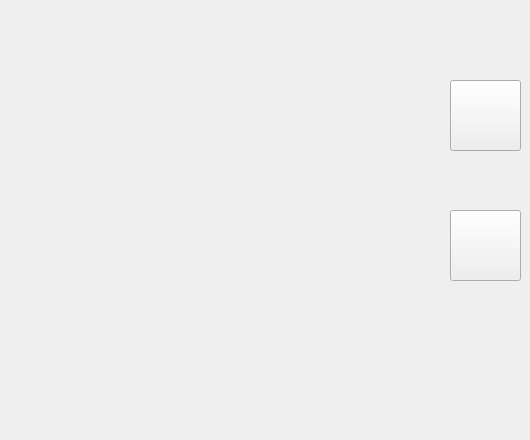
    <widget class="QWidget" name="pageBook">
     <widget class="QLabel" name="labelBook">
      <property name="geometry">
       <rect>
        <x>-9</x>
        <y>-6</y>
        <width>461</width>
        <height>431</height>
       </rect>
      </property>
      <property name="styleSheet">
       <string notr="true">QLabel#labelBook
{
	border-image : url(:/new/image/book_and_quill.png);
	background-color : transparent;
}</string>
      </property>
      <property name="text">
       <string/>
      </property>
     </widget>
     <widget class="QTextBrowser" name="tbBook">
      <property name="geometry">
       <rect>
        <x>60</x>
        <y>30</y>
        <width>321</width>
        <height>351</height>
       </rect>
      </property>
      <property name="styleSheet">
       <string notr="true">QTextBrowser
{
	background-color : transparent;
	border : none;
}</string>
      </property>
      <property name="openExternalLinks">
       <bool>true</bool>
      </property>
     </widget>
     <widget class="QPushButton" name="btnPaper">
      <property name="geometry">
       <rect>
        <x>450</x>
        <y>80</y>
        <width>71</width>
        <height>71</height>
       </rect>
      </property>
      <property name="toolTip">
       <string>新的纸张</string>
      </property>
      <property name="styleSheet">
       <string notr="true">QPushButton#btnPaper{
	border-image : url(:/new/image/paper.png)
}</string>
      </property>
      <property name="text">
       <string/>
      </property>
     </widget>
     <widget class="QPushButton" name="btnBack">
      <property name="geometry">
       <rect>
        <x>450</x>
        <y>210</y>
        <width>71</width>
        <height>71</height>
       </rect>
      </property>
      <property name="toolTip">
       <string>返回</string>
      </property>
      <property name="styleSheet">
       <string notr="true">QPushButton{
	border-image : url(:/new/image/ahus9-5yxkl.gif)
}
QPushButton:hover{
	border-image : url(:/new/image/pgnuqeh1hpt0rppezolluujluiylh0k.gif);
}</string>
      </property>
      <property name="text">
       <string/>
      </property>
     </widget>
    </widget>
